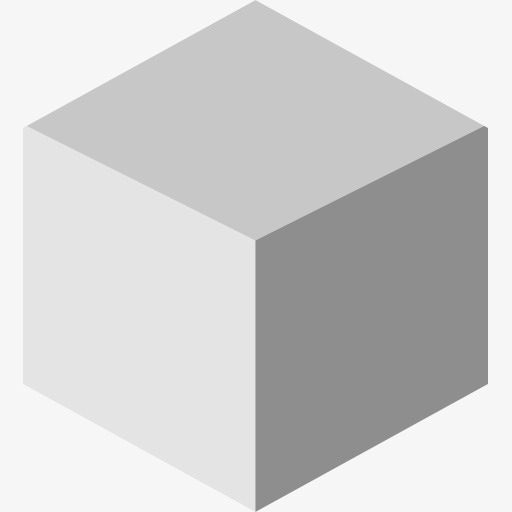
//> input picture Digital Image Processing/Homework4/Code & Image/原图像.png, 512 x 512 px
$ ./main   (built with g++ and OpenCV 4)
//> lines starting //> are read from the running program, lines starting //| are printed output that depends on the picture
#include <iostream>
#include "opencv2/core/core.hpp"
#include "opencv2/imgproc/imgproc.hpp"
#include "opencv2/highgui/highgui.hpp"

using namespace std;
using namespace cv;

float sigma = 0.002f; // 高斯白噪声方差
float K = 0.002f; // 维纳滤波系数

// 利用Box - Muller算法产生高斯随机数
float GenerateGaussianNoise()
{
	static bool flag = false;
	static float rand1, rand2;

	if (flag)
	{
		flag = false;
		return sqrt(-2.0f * log(rand1)) * cos(2.0f * (float)CV_PI * rand2);
	}

	flag = true;

	rand1 = rand() / ((float)RAND_MAX);
	rand2 = rand() / ((float)RAND_MAX);
	if (rand1 < 1e-10)
		rand1 = (float)1e-10;
	if (rand2 < 1e-10)
		rand2 = (float)1e-10;

	return sqrt(-2.0f * log(rand1)) * sin(2.0f * (float)CV_PI * rand2);
}

void AddGaussianNoise(Mat& Image)
{
	for (int i = 0; i < Image.rows; ++i) {
		for (int j = 0; j < Image.cols; ++j) {
			float value = Image.at<float>(i, j) + GenerateGaussianNoise() * sigma;
			if (value > 1.0f)
				value = 1.0f;
			if (value < 0.0f)
				value = 0.0f;
			Image.at<float>(i, j) = value;
		}
	}
}

int main()
{
	Mat image = imread("原图像.png", CV_8UC1);
//> image is the input picture: 512 rows x 512 cols, CV_8UC1; min 134, max 254, mean 207.4

	// 获取最佳傅里叶变换尺寸
	int optM = getOptimalDFTSize(image.rows);
//> optM = 512
	int optN = getOptimalDFTSize(image.cols);
//> optN = 512

	// 边界扩展
	Mat expandedImage;
	copyMakeBorder(image, expandedImage, 0, optM - image.rows, 0, optM - image.cols, BORDER_CONSTANT, Scalar::all(0));

	// 转成浮点图像
	expandedImage.convertTo(expandedImage, CV_32FC1);
	normalize(expandedImage, expandedImage, 1, 0, CV_C);
	imshow("原图像", expandedImage);

	// 使频谱平移到中心
	for (int i = 0; i < expandedImage.rows; i++) {
		for (int j = 0; j < expandedImage.cols; j++) {
			expandedImage.at<float>(i, j) *= (float)pow(-1, i + j);
		}
	}
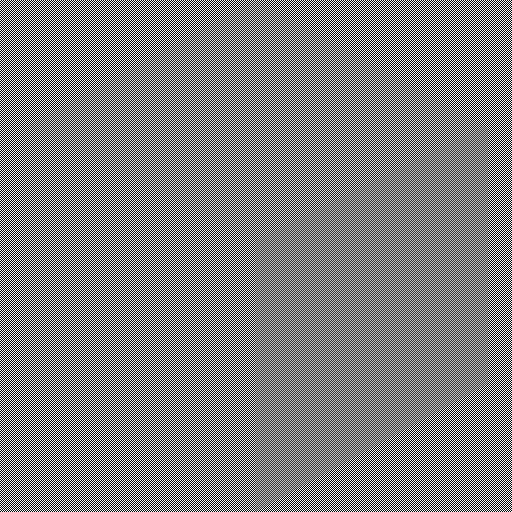
//> expandedImage: 512 rows x 512 cols, CV_32FC1; min -1, max 1, mean -7.57e-06; drawn with min black and max white

	// 建立双通道（实部与虚部）图像
	Mat planes[] = { Mat_<float>(expandedImage),Mat::zeros(expandedImage.size(),CV_32FC1) };
//> planes[1]: 512 rows x 512 cols, CV_32FC1; every value is 0

	// 合成双通道
	Mat complexImage;
	merge(planes, 2, complexImage);

	// 对双通道图像进行傅里叶变换
	dft(complexImage, complexImage);

	// 定义运动模糊变换矩阵
	Mat Motion(expandedImage.size(), CV_32FC2);
	Mat DeMotion(expandedImage.size(), CV_32FC2);

	float a = 0.03f;
	float b = 0.03f;
	float T = 1.0f;

	float CutOffBlur = 0.01f;
	float CutOffDeblur = 0.01f;
	for (int i = 0; i < expandedImage.rows; i++) {
		for (int j = 0; j < expandedImage.cols; j++) {
			float temp = (float)CV_PI * ((i - expandedImage.rows / 2) * a + (j - expandedImage.cols / 2) * b);
			if (temp == 0) {
				Motion.at<Vec2f>(i, j)[0] = T;
				Motion.at<Vec2f>(i, j)[1] = T;
				DeMotion.at<Vec2f>(i, j)[0] = T;
				DeMotion.at<Vec2f>(i, j)[1] = T;
			}
			else {
				Motion.at<Vec2f>(i, j)[0] = T / temp * (float)sin(temp)*(float)cos(temp);
				Motion.at<Vec2f>(i, j)[1] = T / temp * (float)sin(temp)*(float)cos(temp);
				DeMotion.at<Vec2f>(i, j)[0] = T / temp * (float)sin(temp)*(float)cos(temp);
				DeMotion.at<Vec2f>(i, j)[1] = T / temp * (float)sin(temp)*(float)cos(temp);
				// 滤波阈值
				if (Motion.at<Vec2f>(i, j)[0] < CutOffBlur) {
					Motion.at<Vec2f>(i, j)[0] = CutOffBlur;
					Motion.at<Vec2f>(i, j)[1] = CutOffBlur;
				}
				// 滤波阈值
				if (DeMotion.at<Vec2f>(i, j)[0] < CutOffDeblur) {
					DeMotion.at<Vec2f>(i, j)[0] = CutOffDeblur;
					DeMotion.at<Vec2f>(i, j)[1] = CutOffDeblur;
				}
			}
		}
	}

	Mat Blurred(expandedImage.size(), CV_32FC2);  // 模糊频谱
	Mat BlurredWithNoise(expandedImage.size(), CV_32FC2); // 模糊带噪声频谱
	Mat BlurredImage(expandedImage.size(), CV_32FC1); // 模糊图像
	Mat BlurredWithNoiseImage(expandedImage.size(), CV_32FC1); // 模糊带噪声图像
	Mat Deblurred(expandedImage.size(), CV_32FC2);  // 模糊逆滤波频谱
	Mat DeblurredWithNoise(expandedImage.size(), CV_32FC2); // 模糊带噪声逆滤波频谱
	Mat DeblurredImage(expandedImage.size(), CV_32FC1); // 模糊逆滤波图像
	Mat DeblurredWithNoiseImage(expandedImage.size(), CV_32FC1); // 模糊带噪声逆滤波图像
	Mat DeblurredWiener(expandedImage.size(), CV_32FC2);  // 模糊维纳滤波频谱
	Mat DeblurredWienerWithNoise(expandedImage.size(), CV_32FC2); // 模糊带噪声维纳滤波频谱
	Mat DeblurredWienerImage(expandedImage.size(), CV_32FC1); // 模糊维纳滤波图像
	Mat DeblurredWienerWithNoiseImage(expandedImage.size(), CV_32FC1); // 模糊带噪声维纳滤波图像

	split(complexImage, planes);
	magnitude(planes[0], planes[1], planes[0]);
	planes[0] += Scalar::all(1);
	log(planes[0], planes[0]);
	normalize(planes[0], planes[0], 1, 0, CV_C);
	imshow("原图像频谱", planes[0]);
	normalize(planes[0], planes[0], 255, 0, CV_C);
	imwrite("原图像频谱.png", planes[0]);

	multiply(complexImage, Motion, Blurred); // 加入运动模糊

	split(Blurred, planes);
	magnitude(planes[0], planes[1], planes[0]);
	planes[0] += Scalar::all(1);
	log(planes[0], planes[0]);
	normalize(planes[0], planes[0], 1, 0, CV_C);
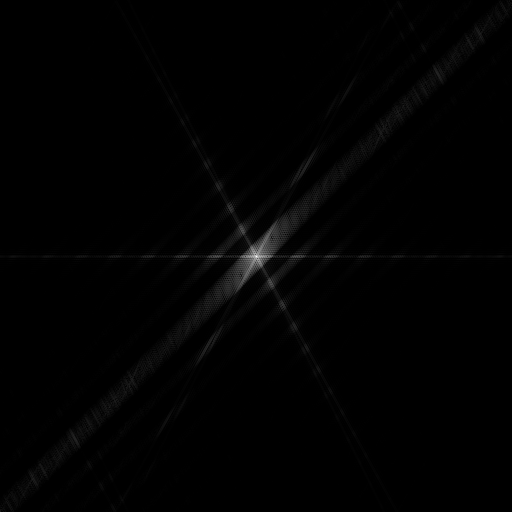
//> planes[0]: 512 rows x 512 cols, CV_32FC1; min 2.89e-06, max 1, mean 0.00811
	imshow("模糊图像频谱", planes[0]);
	normalize(planes[0], planes[0], 255, 0, CV_C);
	imwrite("模糊图像频谱.png", planes[0]);

	divide(Blurred, DeMotion, Deblurred); // 解运动模糊

	split(Deblurred, planes);
	magnitude(planes[0], planes[1], planes[0]);
	planes[0] += Scalar::all(1);
	log(planes[0], planes[0]);
	normalize(planes[0], planes[0], 1, 0, CV_C);
	imshow("直接解模糊图像频谱", planes[0]);
	normalize(planes[0], planes[0], 255, 0, CV_C);
	imwrite("直接解模糊图像频谱.png", planes[0]);

	idft(Deblurred, Deblurred);
	split(Deblurred, planes);
	magnitude(planes[0], planes[1], DeblurredImage);
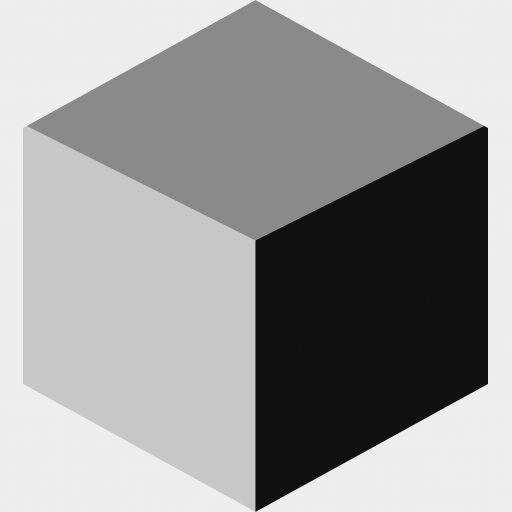
//> DeblurredImage: 512 rows x 512 cols, CV_32FC1; min 138296.4, max 262144, mean 214049.8; drawn with min black and max white
	normalize(DeblurredImage, DeblurredImage, 1, 0, CV_C);
	imshow("直接解模糊图像", DeblurredImage);
	normalize(DeblurredImage, DeblurredImage, 255, 0, CV_C);
	imwrite("直接解模糊图像.png", DeblurredImage);

	// 加噪声
	idft(Blurred, Blurred);
	split(Blurred, planes);
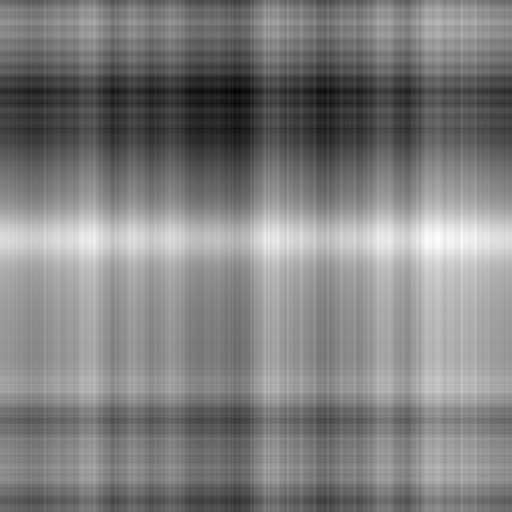
//> planes[1]: 512 rows x 512 cols, CV_32FC1; min -8.2, max 8.13, mean -2.61e-08; drawn with min black and max white
	magnitude(planes[0], planes[1], BlurredImage);
	normalize(BlurredImage, BlurredImage, 1, 0, CV_C);
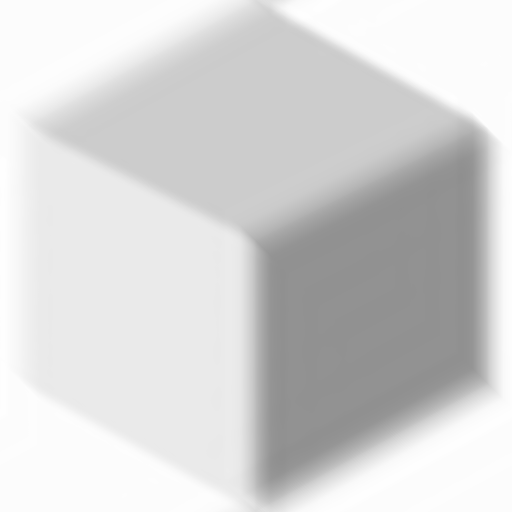
//> BlurredImage: 512 rows x 512 cols, CV_32FC1; min 0.561, max 1, mean 0.836
	imshow("模糊图像", BlurredImage);
	BlurredImage.copyTo(BlurredWithNoiseImage);
	AddGaussianNoise(BlurredWithNoiseImage);
	imshow("带噪声模糊图像", BlurredWithNoiseImage);
	normalize(BlurredImage, BlurredImage, 255, 0, CV_C);
	imwrite("模糊图像.png", BlurredImage);
	normalize(BlurredWithNoiseImage, BlurredWithNoiseImage, 255, 0, CV_C);
	imwrite("带噪声模糊图像.png", BlurredWithNoiseImage);

	for (int i = 0; i < BlurredWithNoiseImage.rows; i++) {
		for (int j = 0; j < BlurredWithNoiseImage.cols; j++) {
			BlurredWithNoiseImage.at<float>(i, j) *= (float)pow(-1, i + j);
		}
	}

	BlurredWithNoiseImage.copyTo(planes[0]);
	planes[1] = Mat::zeros(BlurredWithNoiseImage.size(), CV_32FC1);

	merge(planes, 2, BlurredWithNoise);
	dft(BlurredWithNoise, BlurredWithNoise);

	split(BlurredWithNoise, planes);
	magnitude(planes[0], planes[1], planes[0]);
	planes[0] += Scalar::all(1);
	log(planes[0], planes[0]);
	normalize(planes[0], planes[0], 1, 0, CV_C);
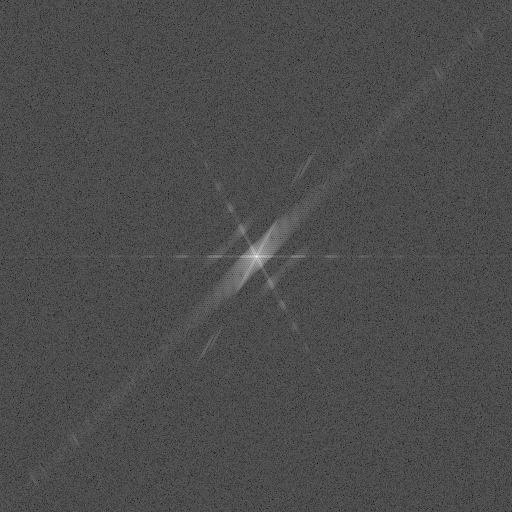
//> planes[0]: 512 rows x 512 cols, CV_32FC1; min 0.0254, max 1, mean 0.299
	imshow("带噪声模糊图像频谱", planes[0]);
	normalize(planes[0], planes[0], 255, 0, CV_C);
	imwrite("带噪声模糊图像频谱.png", planes[0]);

	divide(BlurredWithNoise, DeMotion, DeblurredWithNoise);

	split(DeblurredWithNoise, planes);
	magnitude(planes[0], planes[1], planes[0]);
	planes[0] += Scalar::all(1);
	log(planes[0], planes[0]);
	normalize(planes[0], planes[0], 1, 0, CV_C);
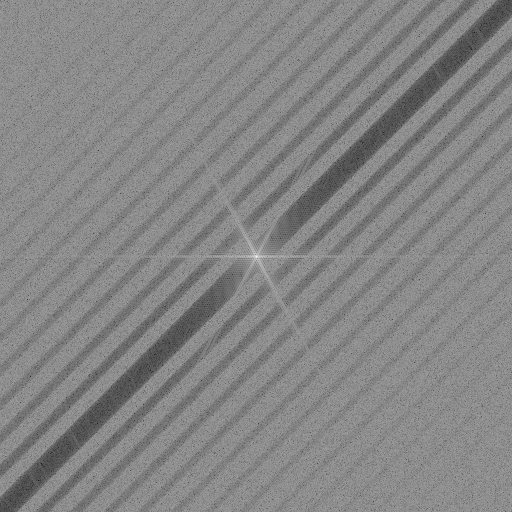
//> planes[0]: 512 rows x 512 cols, CV_32FC1; min 0.113, max 1, mean 0.523
	imshow("解带噪声模糊图像频谱", planes[0]);
	normalize(planes[0], planes[0], 255, 0, CV_C);
	imwrite("解带噪声模糊图像频谱.png", planes[0]);

	idft(DeblurredWithNoise, DeblurredWithNoise);
	split(DeblurredWithNoise, planes);
	magnitude(planes[0], planes[1], DeblurredWithNoiseImage);
	normalize(DeblurredWithNoiseImage, DeblurredWithNoiseImage, 1, 0, CV_C);
	imshow("解带噪声模糊图像", DeblurredWithNoiseImage);
	normalize(DeblurredWithNoiseImage, DeblurredWithNoiseImage, 255, 0, CV_C);
	imwrite("解带噪声模糊图像.png", DeblurredWithNoiseImage);

	dft(Blurred, Blurred);
	// 维纳滤波
	Mat temp(expandedImage.size(), CV_32FC2);
	Mat MagTransform(expandedImage.size(), CV_32FC2);
	for (int i = 0; i < MagTransform.rows; i++) {
		for (int j = 0; j < MagTransform.cols; j++) {
			MagTransform.at<Vec2f>(i, j)[0] = ((pow(Motion.at<Vec2f>(i, j)[0], 2) + pow(Motion.at<Vec2f>(i, j)[1], 2)) / (pow(Motion.at<Vec2f>(i, j)[0], 2) + pow(Motion.at<Vec2f>(i, j)[1], 2) + K));
			MagTransform.at<Vec2f>(i, j)[1] = ((pow(Motion.at<Vec2f>(i, j)[0], 2) + pow(Motion.at<Vec2f>(i, j)[1], 2)) / (pow(Motion.at<Vec2f>(i, j)[0], 2) + pow(Motion.at<Vec2f>(i, j)[1], 2) + K));
		}
	}
	divide(Blurred, Motion, temp);
	multiply(temp, MagTransform, DeblurredWiener);
	divide(BlurredWithNoise, Motion, temp);
	multiply(temp, MagTransform, DeblurredWienerWithNoise);

	split(DeblurredWiener, planes);
	magnitude(planes[0], planes[1], planes[0]);
	planes[0] += Scalar::all(1);
	log(planes[0], planes[0]);
	normalize(planes[0], planes[0], 1, 0, CV_C);
	imshow("维纳滤波解模糊图像频谱", planes[0]);
	normalize(planes[0], planes[0], 255, 0, CV_C);
	imwrite("维纳滤波解模糊图像频谱.png", planes[0]);

	idft(DeblurredWiener, DeblurredWiener);
	split(DeblurredWiener, planes);
	magnitude(planes[0], planes[1], DeblurredWienerImage);
	normalize(DeblurredWienerImage, DeblurredWienerImage, 1, 0, CV_C);
	imshow("维纳滤波解模糊图像", DeblurredWienerImage);
	normalize(DeblurredWienerImage, DeblurredWienerImage, 255, 0, CV_C);
	imwrite("维纳滤波解模糊图像.png", DeblurredWienerImage);

	split(DeblurredWienerWithNoise, planes);
	magnitude(planes[0], planes[1], planes[0]);
	planes[0] += Scalar::all(1);
	log(planes[0], planes[0]);
	normalize(planes[0], planes[0], 1, 0, CV_C);
	imshow("维纳滤波解带噪声模糊图像频谱", planes[0]);
	normalize(planes[0], planes[0], 255, 0, CV_C);
	imwrite("维纳滤波解带噪声模糊图像频谱.png", planes[0]);

	idft(DeblurredWienerWithNoise, DeblurredWienerWithNoise);
	split(DeblurredWienerWithNoise, planes);
	magnitude(planes[0], planes[1], DeblurredWienerWithNoiseImage);
	normalize(DeblurredWienerWithNoiseImage, DeblurredWienerWithNoiseImage, 1, 0, CV_C);
	imshow("维纳滤波解带噪声模糊图像", DeblurredWienerWithNoiseImage);
	normalize(DeblurredWienerWithNoiseImage, DeblurredWienerWithNoiseImage, 255, 0, CV_C);
	imwrite("维纳滤波解带噪声模糊图像.png", DeblurredWienerWithNoiseImage);

	waitKey();
	return 0;
}
